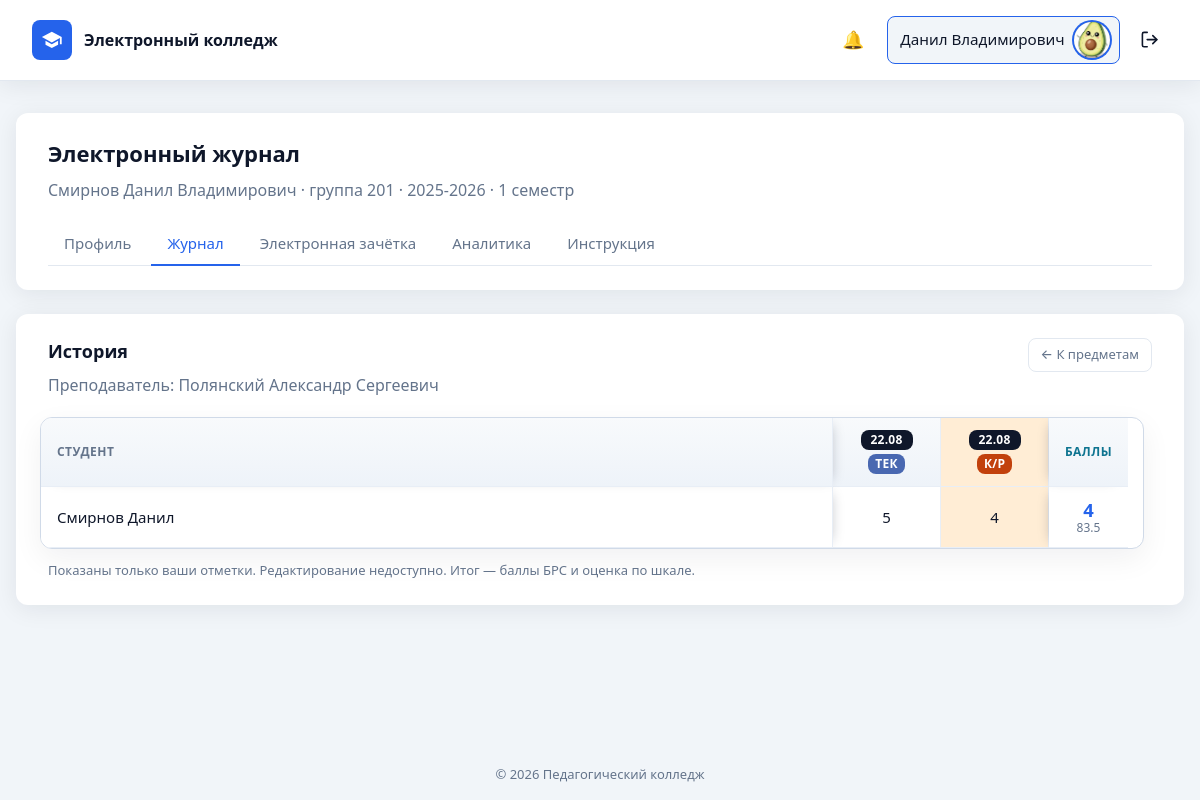
Page /student/journal.php?item_id=9 (signed in) on the earlier database version.
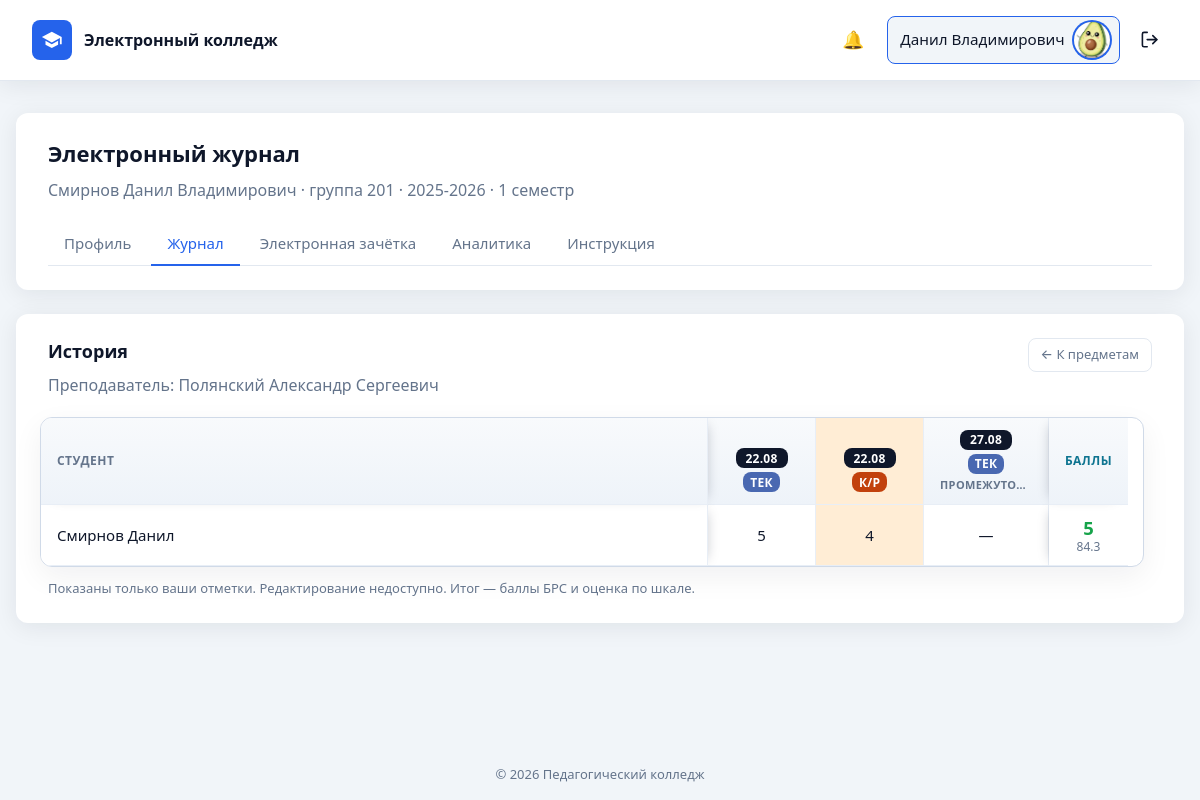
Same page on the later database version.
### tables this page shows
CREATE TABLE `journal_lessons` (
  `id` int UNSIGNED NOT NULL,
  `curriculum_item_id` int UNSIGNED NOT NULL,
  `lesson_date` date NOT NULL,
  `ktp_topic_id` int UNSIGNED DEFAULT NULL,
  `grade_type` enum('current','control') NOT NULL DEFAULT 'current',
  `created_at` datetime NOT NULL DEFAULT CURRENT_TIMESTAMP
);

CREATE TABLE `ktp_topics` (
  `id` int UNSIGNED NOT NULL,
  `curriculum_item_id` int UNSIGNED NOT NULL,
  `title` varchar(500) NOT NULL,
  `lesson_type` enum('lecture','practice','independent','diff_credit','credit','exam','control') NOT NULL DEFAULT 'lecture',
  `hours` decimal(4,1) NOT NULL DEFAULT '2.0',
  `sort_order` int UNSIGNED NOT NULL DEFAULT '1',
  `created_at` datetime NOT NULL DEFAULT CURRENT_TIMESTAMP
);

### student/journal.php (the view, shortened to what the changed rows need)
<?php
require_once __DIR__ . '/../includes/auth.php';
require_once __DIR__ . '/../includes/student_accounts.php';
require_once __DIR__ . '/../includes/journal.php';
require_once __DIR__ . '/../includes/grading.php';
require_student();
$student = current_student();
$period = get_active_gradebook_period();
$year = $period['academic_year'];
$semester = $period['semester'];
$studentId = (int) $student['id'];
$groupId = (int) $student['group_id'];
$subjects = get_student_journal_subjects($groupId, $year, $semester);
$itemId = isset($_GET['item_id']) ? (int) $_GET['item_id'] : 0;
$assignment = null;
foreach ($subjects as $row) {
    if ($itemId > 0 && (int) $row['curriculum_item_id'] === $itemId) {
        $assignment = $row;
        break;
    }
}
$lessons = [];
$totals = [];
$gradingConfig = get_grading_config();
$isBrs = $gradingConfig['system'] === 'brs';
if ($assignment !== null) {
    $lessons = get_journal_lessons($itemId);
    $ownGrades = get_journal_grades_for_student($itemId, $studentId);
    $grades = [$studentId => $ownGrades];
    $totals = build_journal_totals([['id' => $studentId]], $lessons, $grades, $gradingConfig);
}
require __DIR__ . '/../includes/header.php';
?>
<div class="dashboard dashboard--wide">
    <section class="panel">
        <div class="panel__header">
            <div>
                <h1>Электронный журнал</h1>
            </div>
        </div>
    </section>
    <section class="panel">
        <?php if ($subjects === []): ?>
            <p class="text-muted">В текущем семестре для вашей группы нет предметов в журнале.</p>
        <?php else: ?>
            <div class="panel__header panel__header--compact">
                <div>
                    <h2><?= e($assignment['subject_name']) ?></h2>
                </div>
            </div>
            <?php if ($lessons === []): ?>
                <p class="text-muted">По этому предмету пока нет занятий в журнале.</p>
            <?php else: ?>
                <div class="table-wrap journal-table-wrap">
                    <table class="table journal-table journal-table--readonly">
                        <thead>
                            <tr>
                                <th class="journal-table__student-col">Студент</th>
                                <?php foreach ($lessons as $index => $lesson): ?>
                                <?php $gradeType = (string) ($lesson['grade_type'] ?? 'current'); ?>
                                <th class="journal-table__lesson-col journal-table__lesson-col--<?= e($gradeType) ?><?= $index % 2 === 1 ? ' journal-table__lesson-col--alt' : '' ?>">
                                    <div class="journal-lesson-head">
                                        <div class="journal-lesson-meta">
                                            <span class="journal-lesson-date"><?= e(format_journal_date((string) $lesson['lesson_date'])) ?></span>
                                            <span
                                                class="journal-lesson-type journal-lesson-type--<?= e($gradeType) ?>"
                                                title="<?= e(journal_grade_type_label($gradeType)) ?>"
                                            ><?= e(journal_grade_type_short($gradeType)) ?></span>
                                        </div>
                                        <?php if (!empty($lesson['topic_title'])): ?>
                                        <span class="journal-lesson-topic" title="<?= e($lesson['topic_title']) ?>">
                                            <?= e($lesson['topic_title']) ?>
                                        </span>
                                        <?php endif; ?>
                                    </div>
                                </th>
                                <?php endforeach; ?>
                                <th class="journal-table__total-col"><?= $isBrs ? 'Баллы' : 'Итого' ?></th>
                            </tr>
                        </thead>
                        <tbody>
                            <tr>
                                <td class="journal-table__student-col">
                                    <?= e(person_last_first_name((string) $student['full_name'])) ?>
                                </td>
                                <?php foreach ($lessons as $index => $lesson): ?>
                                <?php
                                $lessonId = (int) $lesson['id'];
                                $gradeType = (string) ($lesson['grade_type'] ?? 'current');
                                $entry = $ownGrades[$lessonId] ?? empty_journal_entry();
                                $mark = (string) ($entry['mark'] ?? '');
                                ?>
                                <td class="journal-table__cell<?= $index % 2 === 1 ? ' journal-table__cell--alt' : '' ?><?= $gradeType === 'control' ? ' journal-table__cell--control' : '' ?>">
                                    <?= e(render_journal_mark_label($mark)) ?>
                                </td>
                                <?php endforeach; ?>
                                <td class="journal-table__total-col">
                                    <?php
                                    $total = $totals[$studentId] ?? null;
                                    echo is_array($total) ? ($total['html'] ?? '—') : '—';
                                    ?>
                                </td>
                            </tr>
                        </tbody>
                    </table>
                </div>
            <?php endif; ?>
        <?php endif; ?>
    </section>
</div>
<?php require __DIR__ . '/../includes/footer.php'; ?>

### includes/grading.php (shortened to what the changed rows need)
<?php
require_once __DIR__ . '/gradebook.php';
function default_grading_config(): array
{
    return [
        'system' => 'traditional',
        'brs' => [
            'weight_current' => 30.0,
            'weight_control' => 45.0,
            'weight_attendance' => 10.0,
            'weight_punctuality' => 5.0,
            'weight_activity' => 5.0,
            'scale_3' => 50.0,
            'scale_4' => 65.0,
            'scale_5' => 75.0,
        ],
    ];
}
function get_grading_config(): array
{
    ensure_app_settings_value_column();
    $defaults = default_grading_config();
    $raw = get_app_setting('grading_config');
    $decoded = json_decode($raw, true);
    $system = (($decoded['system'] ?? '') === 'brs') ? 'brs' : 'traditional';
    $brs = is_array($decoded['brs'] ?? null) ? $decoded['brs'] : [];
    $defaultsBrs = $defaults['brs'];
    return [
        'system' => $system,
        'brs' => [
            'weight_current' => normalize_grading_weight($brs['weight_current'] ?? $defaultsBrs['weight_current']),
            'weight_control' => normalize_grading_weight($brs['weight_control'] ?? $defaultsBrs['weight_control']),
            'weight_attendance' => normalize_grading_weight($brs['weight_attendance'] ?? $defaultsBrs['weight_attendance']),
            'weight_punctuality' => normalize_grading_weight($brs['weight_punctuality'] ?? $defaultsBrs['weight_punctuality']),
            'weight_activity' => normalize_grading_weight($brs['weight_activity'] ?? $defaultsBrs['weight_activity']),
            'scale_3' => normalize_grading_scale($brs['scale_3'] ?? $defaultsBrs['scale_3']),
            'scale_4' => normalize_grading_scale($brs['scale_4'] ?? $defaultsBrs['scale_4']),
            'scale_5' => normalize_grading_scale($brs['scale_5'] ?? $defaultsBrs['scale_5']),
        ],
    ];
}
function normalize_grading_weight($value): float
{
    $value = round((float) $value, 2);
    return min(100.0, $value);
}
function normalize_grading_scale($value): float
{
    $value = round((float) $value, 2);
    return min(100.0, $value);
}
function brs_points_to_grade(float $points, array $brs): int
{
    $points = max(0.0, min(100.0, $points));
    if ($points >= (float) $brs['scale_5']) {
        return 5;
    }
    if ($points >= (float) $brs['scale_4']) {
        return 4;
    }
    return 2;
}
function format_grading_number(float $value, int $decimals = 1): string
{
    $formatted = number_format($value, $decimals, '.', '');
    if (strpos($formatted, '.') !== false) {
        $formatted = rtrim(rtrim($formatted, '0'), '.');
    }
    return $formatted === '' ? '0' : $formatted;
}
function calculate_brs_total(array $lessons, array $studentGrades, array $brs): array
{
    $totalLessons = count($lessons);
    $currentSum = 0.0;
    $currentCount = 0;
    $controlSum = 0.0;
    $controlCount = 0;
    $controlLessonCount = 0;
    $withoutAbsent = 0;
    $withoutLate = 0;
    $withActivity = 0;
    foreach ($lessons as $lesson) {
        $lessonId = (int) $lesson['id'];
        $gradeType = (string) ($lesson['grade_type'] ?? 'current');
        if ($gradeType === 'control') {
            $controlLessonCount++;
        }
        $entry = $studentGrades[$lessonId] ?? ['mark' => '', 'activity' => false, 'late' => false];
        $mark = (string) ($entry['mark'] ?? '');
        $isAbsent = ($mark === 'Н');
        if (!$isAbsent) {
            $withoutAbsent++;
            if (empty($entry['late'])) {
                $withoutLate++;
            }
        }
        if ($mark !== '' && $mark !== 'Н') {
            $value = (float) $mark;
            if ($gradeType === 'control') {
                $controlSum += $value;
                $controlCount++;
            } else {
                $currentSum += $value;
                $currentCount++;
            }
        }
    }
    $points = 0.0;
    if ($currentCount > 0) {
        $points += (($currentSum / $currentCount) / 5.0) * (float) $brs['weight_current'];
    }
    if ($controlCount > 0) {
        $points += (($controlSum / $controlCount) / 5.0) * (float) $brs['weight_control'];
    } elseif ($controlLessonCount === 0 && $currentCount > 0) {
        $points += (($currentSum / $currentCount) / 5.0) * (float) $brs['weight_control'];
    }
    $points += ((float) $brs['weight_attendance'] / $totalLessons) * $withoutAbsent;
    if ($withoutAbsent > 0) {
        $points += ((float) $brs['weight_punctuality'] / $withoutAbsent) * $withoutLate;
        $points += ((float) $brs['weight_activity'] / $withoutAbsent) * $withActivity;
    }
    $points = round(max(0.0, min(100.0, $points)), 1);
    $grade = brs_points_to_grade($points, $brs);
    return [
        'display' => format_grading_number($points, 1) . ' → ' . $grade,
        'average' => null,
        'points' => $points,
        'grade' => $grade,
    ];
}
function build_journal_totals(array $students, array $lessons, array $grades, ?array $config = null): array
{
    $config = $config ?? get_grading_config();
    $totals = [];
    foreach ($students as $student) {
        $studentId = (int) $student['id'];
        $studentGrades = $grades[$studentId] ?? [];
        if ($config['system'] === 'brs') {
            $result = calculate_brs_total($lessons, $studentGrades, $config['brs']);
        } else {
            $result = calculate_traditional_total($lessons, $studentGrades);
        }
        $totals[$studentId] = [
            'system' => $config['system'],
            'grade' => $result['grade'],
            'points' => $result['points'],
            'average' => $result['average'],
            'display' => $result['display'],
            'html' => render_journal_total_html($config['system'], $result),
        ];
    }
    return $totals;
}
function render_journal_total_html(string $system, array $result): string
{
    if ($system === 'brs') {
        $grade = (int) $result['grade'];
        $points = htmlspecialchars(format_grading_number((float) $result['points'], 1), ENT_QUOTES, 'UTF-8');
        return '<span class="journal-total">'
            . '<span class="journal-total__grade journal-total__grade--' . $grade . '">' . $grade . '</span>'
            . '<span class="journal-total__points">' . $points . '</span>'
            . '</span>';
    }
    $average = (float) $result['average'];
    $gradeClass = max(2, min(5, (int) round($average)));
    $label = htmlspecialchars(format_grading_number($average, 1), ENT_QUOTES, 'UTF-8');
    return '<span class="journal-total">'
        . '<span class="journal-total__grade journal-total__grade--' . $gradeClass . '">' . $label . '</span>'
        . '</span>';
}

Differences in the rows shown:
added journal_lessons: lesson_date "27.08", grade_type "ТЕК", ktp_topic.title "ПРОМЕЖУТО…", id "—"
Other differences:
$grade: "4" → "5"
$points: "83.5" → "84.3"
